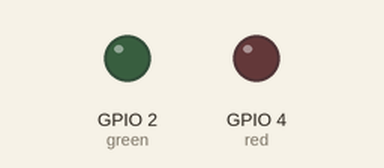
Simulated run of this program. Board: ESP32. On the bench: output pins drawn as LEDs (lit = HIGH).

Above: at 0.0 s.
At 39.7 s:
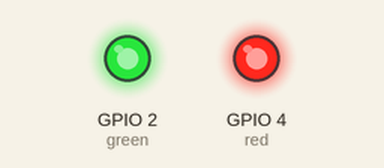
Timing chart, 0 to 40.0 s (numbered marks = the images above):
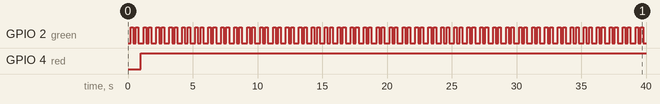

The program:

main.cpp
```cpp
#include <Arduino.h>
#define red 4
#define green 2
#define blue 13

int ledstate = 0;
hw_timer_t *timer1 = NULL;
hw_timer_t *timer2 = NULL;
void IRAM_ATTR timercall1();
void IRAM_ATTR timercall2();

void setup()
{
  pinMode(red, OUTPUT);

  //pinMode(blue, OUTPUT);

  timer1 = timerBegin(1, 80, true);
  timerAttachInterrupt(timer1, &timercall1, true);
  timerAlarmWrite(timer1, 1000000, true);
  timerAlarmEnable(timer1);
  // timerDetachInterrupt();

  pinMode(green, OUTPUT);
  timer1 = timerBegin(1, 80, true);
  timerAttachInterrupt(timer1, &timercall2, true);
  timerAlarmWrite(timer1, 200000, true);
  timerAlarmEnable(timer1);
  /* timer2 = timerBegin(2, 40, true);
   timerAttachInterrupt(timer2, &timercall2, true);
   timerAlarmWrite(timer2, 100000, true);
   timerAlarmEnable(timer2);
   */

  // put your setup code here, to run once:
}

void loop()
{

  // put your main code here, to run repeatedly:
}
void IRAM_ATTR timercall1()
{
  ledstate = !ledstate;

  digitalWrite(red, ledstate);
  // ledstate = !ledstate;

  // ledstate=0;
}

void IRAM_ATTR timercall2()
{
  ledstate = !ledstate;
  if (ledstate)
  {
    digitalWrite(green, HIGH);
  }
  else
  {
    digitalWrite(green, LOW);
  }
  // ledstate=0;
}
```

Measured:
- by itself, GPIO 2 (green): repeats every 1.0 s: LOW 0.20 s, HIGH 0.20 s, LOW 0.40 s, HIGH 0.20 s
- by itself, GPIO 4 (red): LOW → HIGH at 1.0 s
